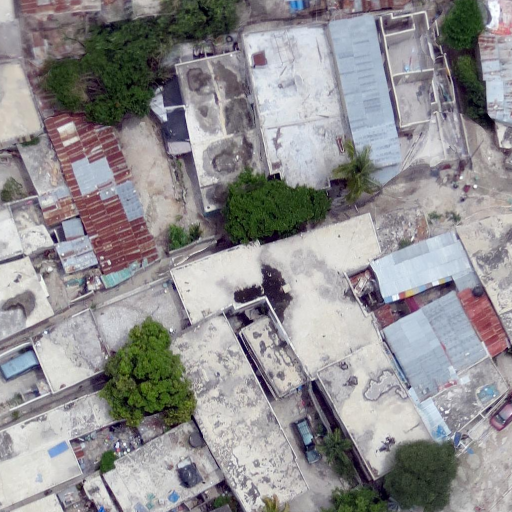
#> input picture real_imagery/oam_haiti.tif, 1024 x 1024 px (shown at 1/2 size)
$ python -i terrain.py   (imports and definitions only)
#> lines starting #> are read from the running program, lines starting #| are printed output that depends on the picture; after the words box and inside, x2 and y2 are one past the last pixel; in counts of white or black regions, pixels touching at a corner belong together
"""Terrain classification and the traversability cost map.

We turn an image into an integer mask where every pixel is one of five classes,
then turn that mask into a float "cost map" telling the pathfinder how expensive
it is to step on each pixel.

Class codes:
    0 = Bare land, 1 = Road, 2 = Building, 3 = Vegetation, 4 = Water
"""

import cv2
import numpy as np

BARE, ROAD, BUILDING, VEG, WATER = 0, 1, 2, 3, 4

NAMES = {0: "Bare Land", 1: "Road", 2: "Building", 3: "Vegetation", 4: "Water"}

# Display colors (RGB)
COLORS = {
    0: (210, 180, 140),
    1: (128, 128, 128),
    2: (220, 50, 50),
    3: (34, 139, 34),
    4: (30, 144, 255),
}

# How hard each class is to cross. Road is cheapest; water is effectively a wall.
DEFAULT_COSTS = {0: 3.0, 1: 1.0, 2: 8.0, 3: 5.0, 4: 999.0}


def _detect_roads(rgb: np.ndarray) -> np.ndarray:
    """Roads are long, straight, gray features: find edges, fit line segments,
    and keep only the gray-colored pixels under those lines."""
    gray = cv2.cvtColor(rgb, cv2.COLOR_RGB2GRAY)
    edges = cv2.Canny(gray, 50, 150)
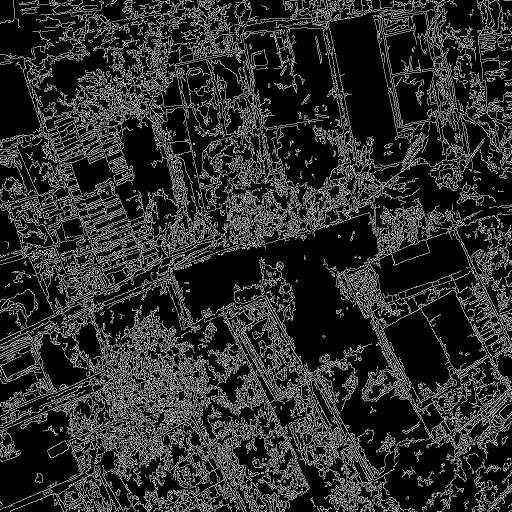
#> edges: shape (1024, 1024) (shown at 1/2 size); 16.7% white in thin lines or dots

    lines = cv2.HoughLinesP(
        edges, rho=1, theta=np.pi / 180, threshold=50, minLineLength=30, maxLineGap=10
    )
    line_img = np.zeros_like(gray)
    if lines is not None:
        for x1, y1, x2, y2 in lines[:, 0]:
            cv2.line(line_img, (x1, y1), (x2, y2), 255, thickness=4)
#> this loop made 4669 passes
#> (x1, y1, x2, y2) on passes 1 to 3: (703, 436, 782, 357), (612, 799, 728, 1000), (143, 906, 362, 687)
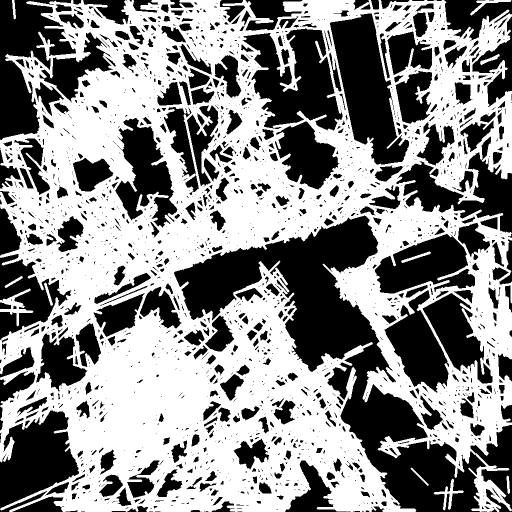
#> line_img: shape (1024, 1024) (shown at 1/2 size); 54.7% white; 1995 black regions (1361 under 20 px), largest, box (x1, y1, x2, y2) and area: (348, 431, 973, 1024) 95882, (660, 27, 818, 329) 24468, (485, 57, 685, 261) 23386

    hsv = cv2.cvtColor(rgb, cv2.COLOR_RGB2HSV)
#> hsv: shape (1024, 1024, 3); mean H, S, V 93.8, 36.2, 151.8
    s, v = hsv[:, :, 1], hsv[:, :, 2]
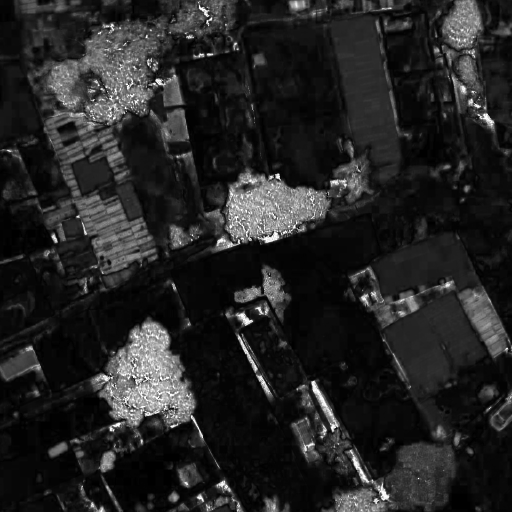
#> s: shape (1024, 1024) (shown at 1/2 size); min 0, max 255, mean 36.2
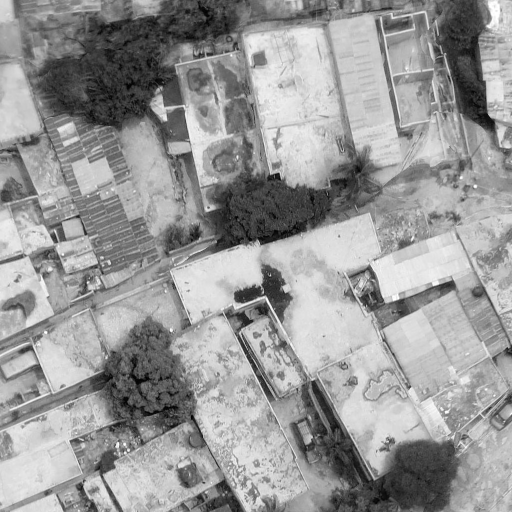
#> v: shape (1024, 1024) (shown at 1/2 size); min 0, max 255, mean 151.8
    gray_pixels = ((s < 40) & (v > 50) & (v < 220)).astype(np.uint8) * 255
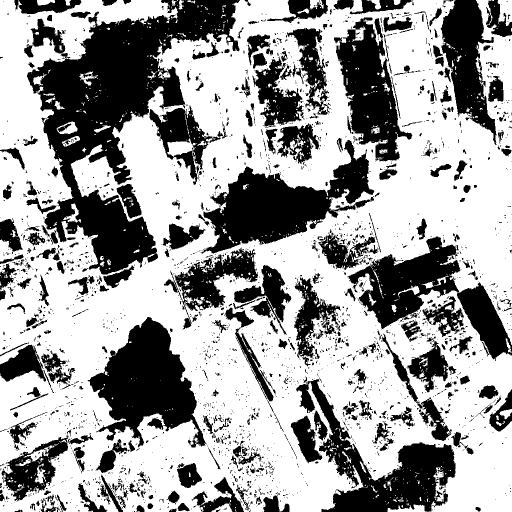
#> gray_pixels: shape (1024, 1024) (shown at 1/2 size); 62.6% white; 2739 black regions (2320 under 20 px), largest, box (x1, y1, x2, y2) and area: (54, 0, 480, 549) 82295, (401, 280, 749, 507) 31778, (175, 634, 413, 895) 30524

    kernel = cv2.getStructuringElement(cv2.MORPH_RECT, (5, 5))
#> kernel = [[1, 1, 1, 1, 1], [1, 1, 1, 1, 1], [1, 1, 1, 1, 1], [1, 1, 1, 1, 1], [1, 1, 1, 1, 1]]
    line_img = cv2.dilate(line_img, kernel, iterations=1)
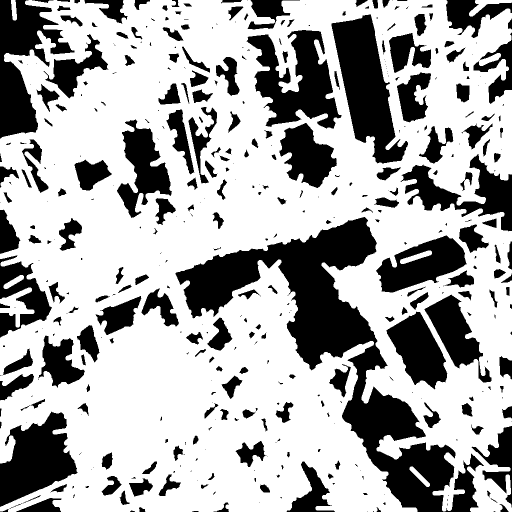
#> line_img: shape (1024, 1024) (shown at 1/2 size); 67.2% white; 430 black regions (179 under 20 px), largest, box (x1, y1, x2, y2) and area: (351, 434, 968, 1024) 82443, (663, 29, 816, 327) 22117, (493, 60, 683, 258) 19465

    road = cv2.bitwise_and(line_img, gray_pixels)
#> road: shape (1024, 1024); 42.2% white; 675 white regions (570 under 20 px), largest, box (x1, y1, x2, y2) and area: (0, 0, 1024, 1024) 411975, (70, 0, 235, 122) 7187, (240, 0, 355, 49) 3051
    road = cv2.morphologyEx(road, cv2.MORPH_CLOSE, cv2.getStructuringElement(cv2.MORPH_RECT, (3, 3)))
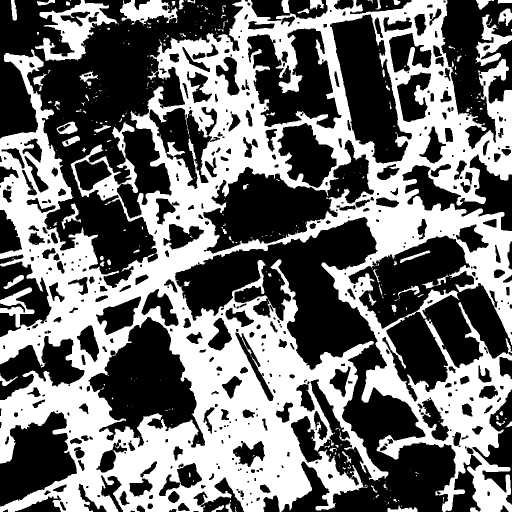
#> road: shape (1024, 1024) (shown at 1/2 size); 44.1% white; 361 white regions (275 under 20 px), largest, box (x1, y1, x2, y2) and area: (0, 0, 1024, 1024) 437380, (70, 0, 235, 122) 7390, (240, 0, 355, 51) 3260
    return road > 0


# [200 lines left out: functions _detect_buildings, _veg_water_rgb, _refine_water, _veg_water_nir, _separate_road_building, water_mask and 5 more, not called in this run]

>>> import cv2
>>> picture = cv2.cvtColor(cv2.imread('../real_imagery/oam_haiti.tif'), cv2.COLOR_BGR2RGB)
>>> result = _detect_roads(picture)

$ run again, on real_imagery/oam_kenya.tif
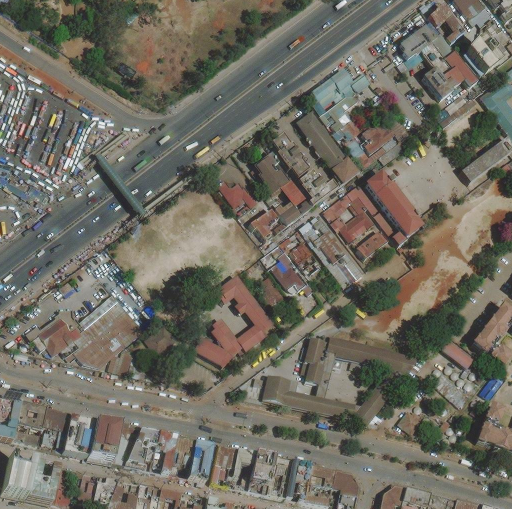
#> input picture real_imagery/oam_kenya.tif, 1024 x 1017 px (shown at 1/2 size)
#> in _detect_roads, `edges = cv2.Canny(gray, 50, 150)`:
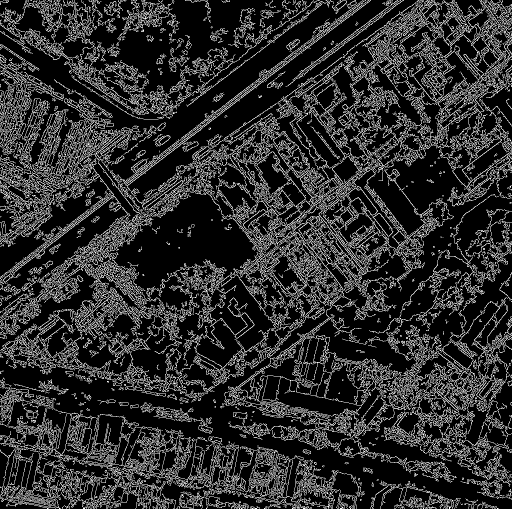
#> edges: shape (1017, 1024) (shown at 1/2 size); 18.1% white in thin lines or dots
#> the loop in _detect_roads, `for x1, y1, x2, y2 in lines[:, 0]:` made 4997 passes
#> (x1, y1, x2, y2) on passes 1 to 3: (475, 300, 510, 273), (972, 831, 1014, 873), (360, 279, 456, 375)
#> hsv: shape (1017, 1024, 3); mean H, S, V 41.4, 44.2, 115.3
#> gray_pixels: shape (1017, 1024); 47.8% white; 2296 white regions (1906 under 20 px), largest, box (x1, y1, x2, y2) and area: (0, 0, 1024, 1017) 367087, (473, 269, 819, 624) 22296, (464, 602, 742, 820) 18647
#> kernel = [[1, 1, 1, 1, 1], [1, 1, 1, 1, 1], [1, 1, 1, 1, 1], [1, 1, 1, 1, 1], [1, 1, 1, 1, 1]]
#> in _detect_roads, `road = cv2.morphologyEx(road, cv2.MORPH_CLOSE, cv2.getStructuringEleme..`:
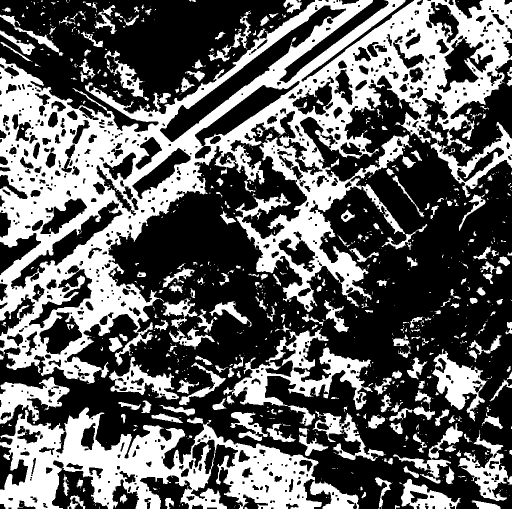
#> road: shape (1017, 1024) (shown at 1/2 size); 38.4% white; 869 white regions (590 under 20 px), largest, box (x1, y1, x2, y2) and area: (0, 0, 1024, 768) 237373, (0, 815, 718, 1017) 63370, (447, 656, 746, 852) 15112

$ run again, on real_imagery/oam_san_francisco.tif
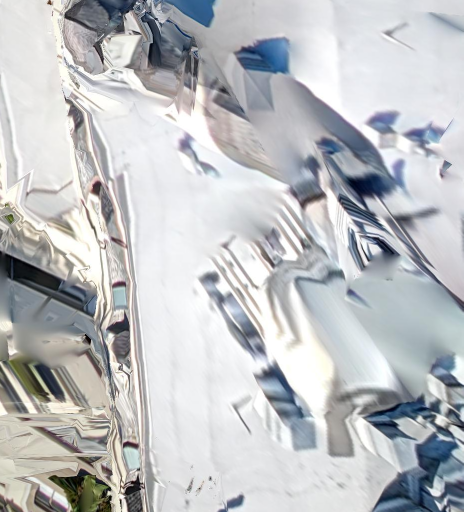
#> input picture real_imagery/oam_san_francisco.tif, 927 x 1024 px (shown at 1/2 size)
#> in _detect_roads, `edges = cv2.Canny(gray, 50, 150)`:
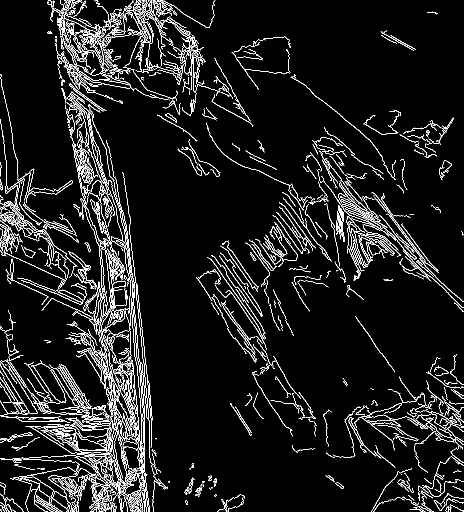
#> edges: shape (1024, 927) (shown at 1/2 size); 7.3% white in thin lines or dots
#> lines = 1244 rows, first 6: [123, 19, 129, 55], [215, 654, 217, 689], [195, 404, 201, 460], [226, 811, 232, 876], [173, 218, 187, 307], [226, 799, 248, 933]
#> the loop in _detect_roads, `for x1, y1, x2, y2 in lines[:, 0]:` made 1244 passes
#> hsv: shape (1024, 927, 3); mean H, S, V 83.6, 20.1, 197.6
#> gray_pixels: shape (1024, 927); 41.1% white; 606 white regions (487 under 20 px), largest, box (x1, y1, x2, y2) and area: (107, 0, 927, 1024) 223509, (0, 181, 322, 1024) 103056, (0, 413, 197, 611) 10973
#> kernel = [[1, 1, 1, 1, 1], [1, 1, 1, 1, 1], [1, 1, 1, 1, 1], [1, 1, 1, 1, 1], [1, 1, 1, 1, 1]]
#> in _detect_roads, `road = cv2.morphologyEx(road, cv2.MORPH_CLOSE, cv2.getStructuringEleme..`:
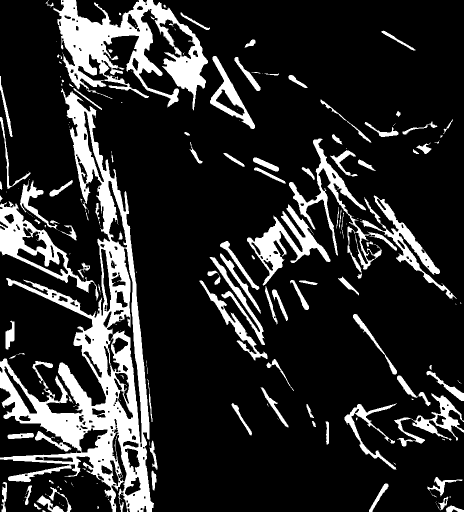
#> road: shape (1024, 927) (shown at 1/2 size); 17% white; 228 white regions (129 under 20 px), largest, box (x1, y1, x2, y2) and area: (0, 176, 308, 1024) 66222, (107, 0, 416, 221) 26747, (0, 403, 197, 601) 8272
